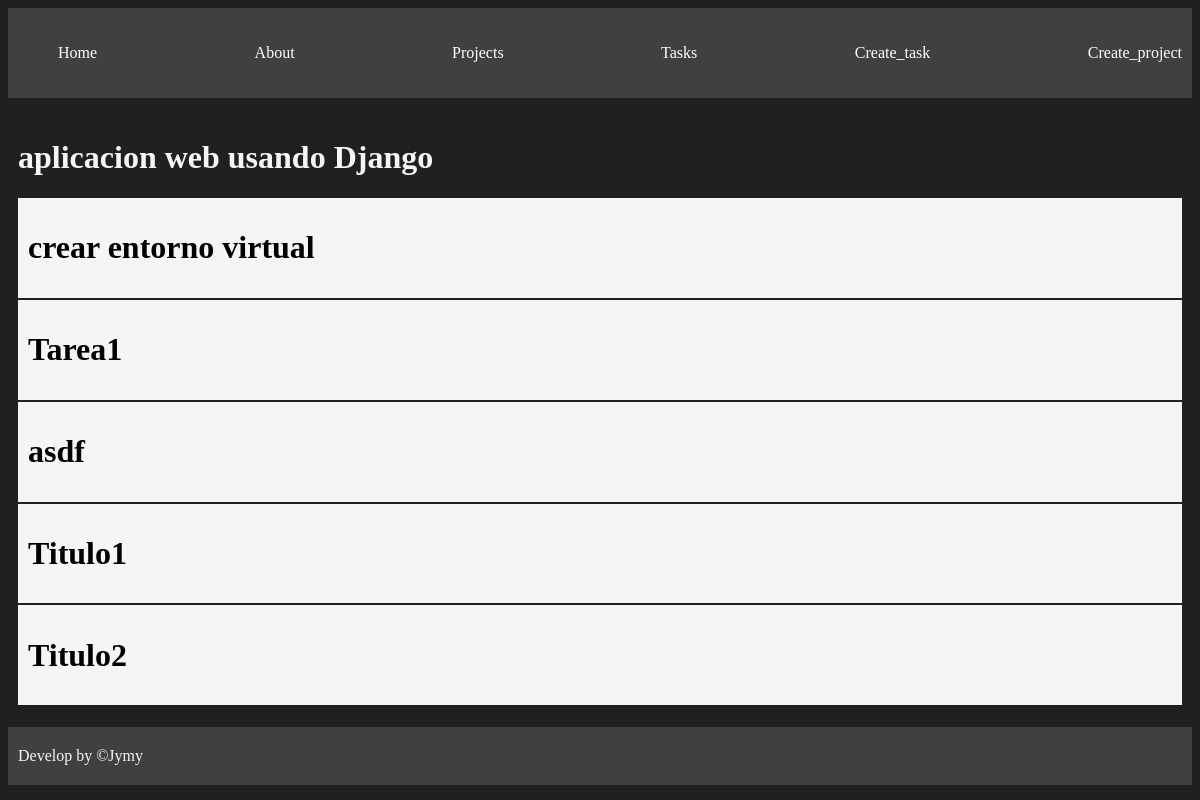
Before: /projects/2 with the older database file.
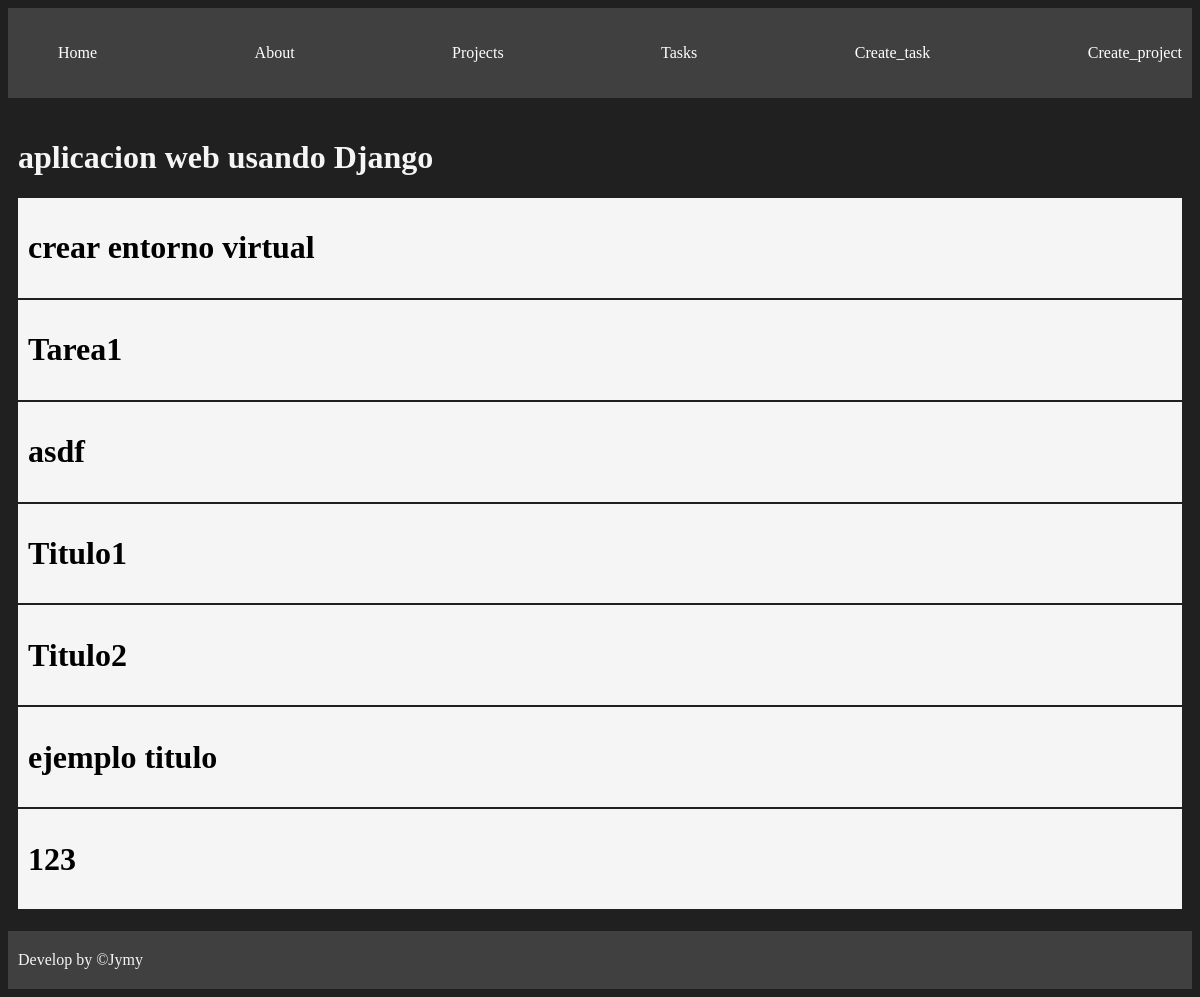
After: the same page with the newer database file.
### myapp/models.py (models this page shows, shortened)
class Task(models.Model):
    title= models.CharField(max_length=200)
    description = models.TextField()
    project = models.ForeignKey(Project, on_delete=models.CASCADE)
    done = models.BooleanField(default=False)

### myapp/views.py (the view)
# urls.py: path('projects/<int:id>', views.project_detail, name="project_detail"),
def project_detail(request, id):
    project = get_object_or_404(Project, id=id)
    tasks = Task.objects.filter(project_id = id)
    return render(request, 'projects/detail.html', {
        'project': project,
        'tasks': tasks
    })

### myapp/models.py (called while the page is built)
    def __str__(self):
        return self.name

### myapp/templates/projects/detail.html
{% extends 'layouts/base.html' %}
{% block content %}
<h1>{{project}}</h1>
{% for task in tasks %}
<div class="card">
    <h1>{{task.title}}</h1>
</div>
{% endfor %}
{% endblock %}

Changed rows visible on the page:
added Task: title "ejemplo titulo"
added Task: title "123"
